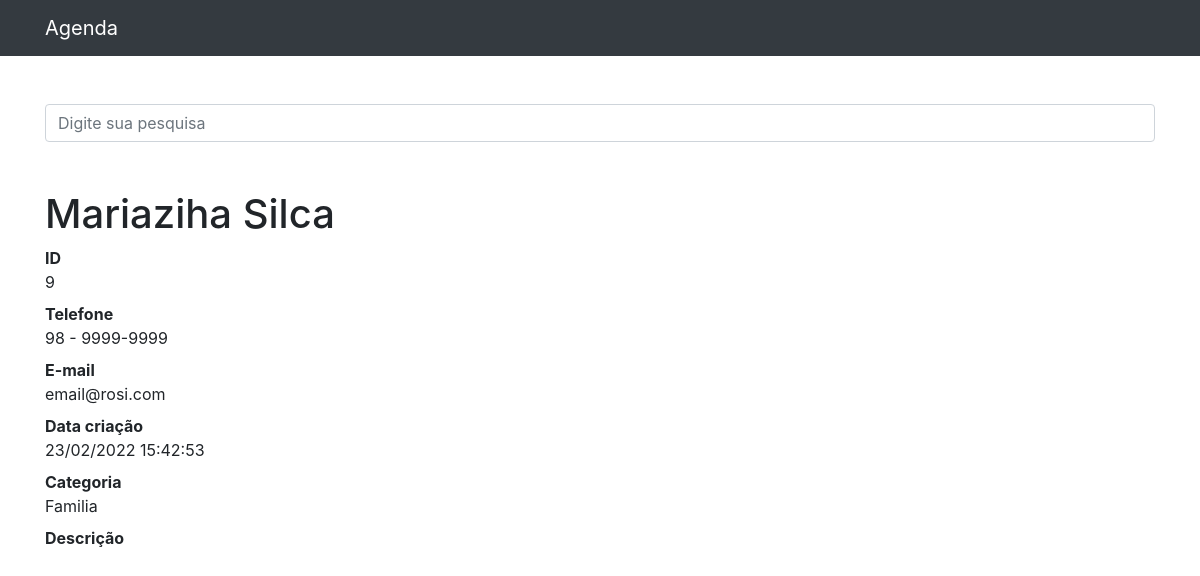
Screenshot of /9 with the database file from the repository.
### contatos/models.py (models this page shows, shortened)
class Contato(models.Model):
    nome = models.CharField(max_length=255)
    sobrenome = models.CharField(max_length=255, blank=True)
    telefone = models.CharField(max_length=255)
    email = models.CharField(max_length=255, blank=True)
    data_criacao = models.DateTimeField(default=timezone.now)
    descricao = models.TextField(blank=True)
    categoria = models.ForeignKey(Categoria, on_delete=models.DO_NOTHING)
    mostrar = models.BooleanField(default=True)
    foto = models.ImageField(blank=True, upload_to='fotos/%Y/%m/%d')

class Categoria(models.Model):
    nome = models.CharField(max_length=255)
    def __str__(self):
        return self.nome

### contatos/views.py (the view)
# urls.py: path('<int:contato_id>', views.ver_contato, name='ver_contato'),
def ver_contato(request, contato_id):
    contato = get_object_or_404(Contato, id=contato_id)
    if not contato.mostrar:
        raise Http404()
    return render(request, 'contatos/ver_contato.html', {
        'contato': contato
    })

### contatos/templates/contatos/ver_contato.html (shortened to what this page needs)
{%extends 'base.html'%}
{%block conteudo%}
  <h1 class="mt-5">{{contato.nome}} {{contato.sobrenome}}</h1>
  <dl>
    <dt>ID</dt>
    <dd>{{contato.id}}</dd>
    <dt>Telefone</dt>
    <dd>{{contato.telefone}}</dd>
    <dt>E-mail</dt>
    <dd>{{contato.email}}</dd>
    <dt>Data criação</dt>
    <dd>{{contato.data_criacao|date:'d/m/Y H:i:s' }}</dd>
    <dt>Categoria</dt>
    <dd>{{contato.categoria}}</dd>
    <dt>Descrição</dt>
  </dl>
{%endblock%}

### rows the page displays
Contato: nome "Mariaziha", sobrenome "Silca", id "9", telefone "98 - 9999-9999", email "email@rosi.com", data_criacao "23/02/2022 15:42:53", categoria "Familia"
